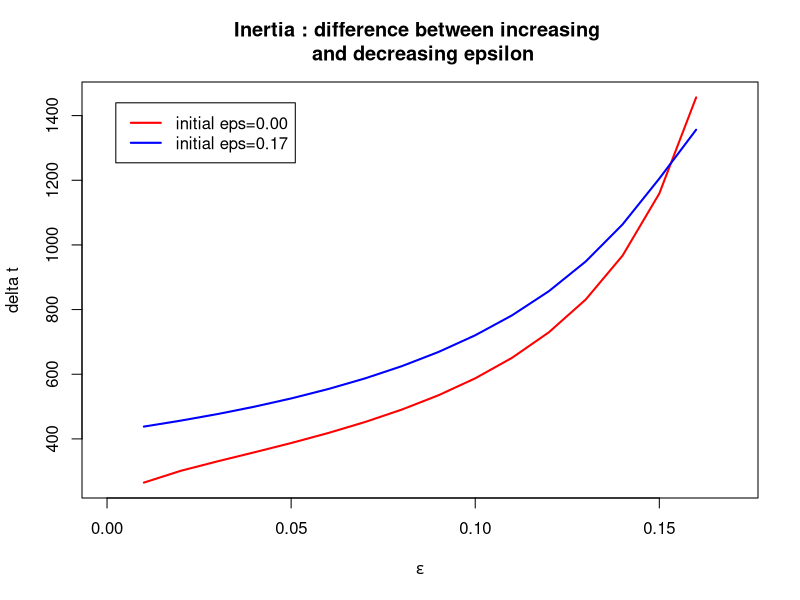
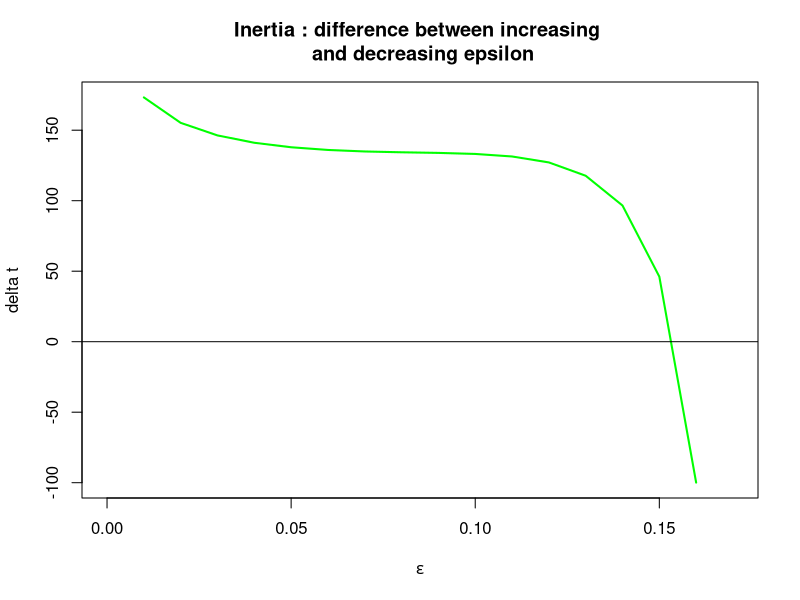

The R script that drew these images, in order:
## ---- chunk 1
library(deSolve)


options("scipen" = 10)

# initial state:
N <- 1
prop <- 0.01 #initial value of Iw and Iz

# time:
a <- 200000 #time span
m <- 1 #time step



# parameters
pbeta_w <- 0.04 #transmission parameter of Iw
pbeta_z <- 0.015 #transmission parameter of Iz

pgammaa <- 0.01 #innate recovery rate
pgamma_tilt <- 0.1 #recovery rate of Iw when treated by antibiotics


prho <- 0.05 #probability of clinical failure

#epsilon change over time


delta_eps <- 0.01

mineps <- 0.00
maxeps <- 0.17

peps <- seq(mineps+delta_eps, maxeps-delta_eps,  by=delta_eps)

conv_crit <- 0.000001

## ---- chunk 2

parameters <- c(beta_w=pbeta_w, beta_z=pbeta_z, gamma=pgammaa, gamma_prim=pgamma_tilt, eps=mineps, rho=prho)


state <- c(S=1-2*prop, Iw=prop, Iz=prop)

times=seq(0, a, by=m)

SIS=function(times, state, parameters){
  with(as.list(c(state,parameters)),
       { 
         dS = - beta_w*Iw*S - beta_z*Iz*S + gamma*(1-eps)*Iw + gamma_prim*eps*Iw + gamma*Iz
        dIw = beta_w*Iw*S + (1-eps)*beta_w*Iw*Iz - eps*beta_z*Iz*Iw - rho*eps*Iw - gamma*(1-eps)*Iw - gamma_prim*eps*Iw
        dIz = beta_z*Iz*S + eps*beta_z*Iz*Iw + rho*eps*Iw - (1-eps)*beta_w*Iw*Iz - gamma*Iz
        
        
        list(c(dS, dIw, dIz))
       })
}


parameters <- c(beta_w=pbeta_w, beta_z=pbeta_z, gamma=pgammaa, gamma_prim=pgamma_tilt, eps=maxeps, rho=prho)

state <- c(S=1-2*prop, Iw=prop, Iz=prop)

times <- seq(0, a, by=m)



root_main=function(times, state, parameters){
  dstate <- unlist(SIS(times, state, parameters))
  sum(abs(dstate)) - conv_crit
  }

exploit_param_eps=function(x) {
  parameters[5] <- x
  out <- lsodar(func=SIS, y=state, parms=parameters, times=times, rootfunc=root_main)
  return(tail(out, n=1))
  }

out_min <- exploit_param_eps(mineps)

out_max <- exploit_param_eps(maxeps)

## ---- chunk 3

state[1] <- out_min[2]
state[2] <- out_min[3]
state[3] <- out_min[4]

out_min_up <- do.call(rbind, lapply(peps, exploit_param_eps))

state[1] <- out_max[2]
state[2] <- out_max[3]
state[3] <- out_max[4]

out_max_down <- do.call(rbind, lapply(peps, exploit_param_eps))

## ---- chunk 4

time_up <- c(unlist(out_min_up[,1]))

time_down <- c(unlist(out_max_down[,1]))

diff_down_up <- time_down-time_up

## ---- chunk 5
plot(peps, time_up, main="Inertia : difference between increasing \n and decreasing epsilon", xlab=expression(epsilon), ylab="delta t", lwd=2, col='red', type='l', xlim=c(0,0.17))
lines(peps, time_down, lwd=2, col='blue', type='l')


legend("topleft" , inset=.05, c("initial eps=0.00", "initial eps=0.17"), lwd=c(2,2), col=c('red', 'blue'))


plot(peps, diff_down_up, main="Inertia : difference between increasing \n and decreasing epsilon", xlab=expression(epsilon), ylab="delta t", lwd=2, col='green', type='l', xlim=c(0,0.17))
abline(h=0, col='black')
